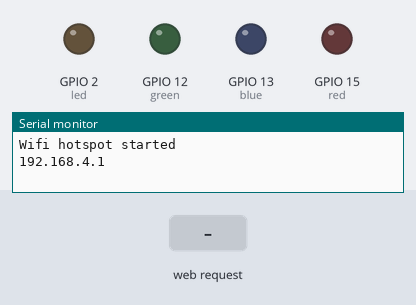
This sketch was run on a simulated ESP8266 (NodeMCU). On the bench: output pins drawn as LEDs (lit = HIGH), the last lines printed to the serial monitor. The test bench sets the inputs (shaded band).

Above: at 1.2 s.
1.3 s: HTTP request GET /ledON received
At 2.5 s:
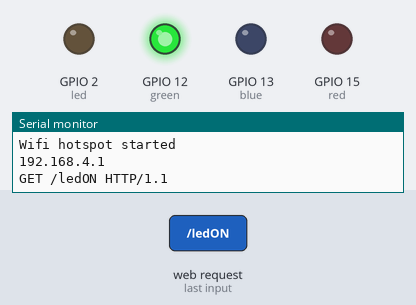
2.8 s: HTTP request GET /ledOFF received
At 3.8 s:
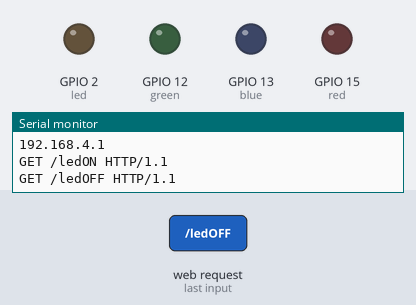
Timing chart, 0 to 5.8 s (numbered marks = the images above; inputs shaded):
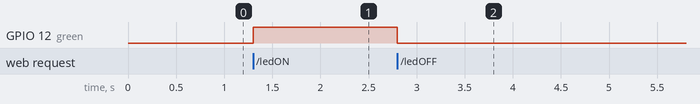

The sketch:

EXP3_ESP_as_Server.ino
```cpp
#include <ESP8266WiFi.h>

#define led 2
#define red 15
#define green 12
#define blue 13
#define ldr A0

WiFiClient client;
WiFiServer server(80);

void setup() {
  // put your setup code here, to run once:
  pinMode(led, OUTPUT);
  pinMode(red, OUTPUT);
  pinMode(blue, OUTPUT);
  pinMode(green, OUTPUT);

  Serial.begin(9600);

  WiFi.softAP("esp","esp@8266");
  Serial.println();
  Serial.println("Wifi hotspot started");
  Serial.println(WiFi.softAPIP());
  server.begin();
}

void loop() {
  // put your main code here, to run repeatedly:
   client = server.available();

  if(client) {
    String request = client.readStringUntil('\n');
    Serial.println(request);
    request.trim();
    if (request =="GET /ledON HTTP/1.1")
    {
      digitalWrite(green,HIGH);
    }
    if (request =="GET /ledOFF HTTP/1.1")
    {
      digitalWrite(green,LOW);
    }
  }
}
```

Measured:
- after the input at 1.3 s, GPIO 12 (green): LOW → HIGH at once
- after the input at 2.8 s, GPIO 12 (green): HIGH → LOW at once
